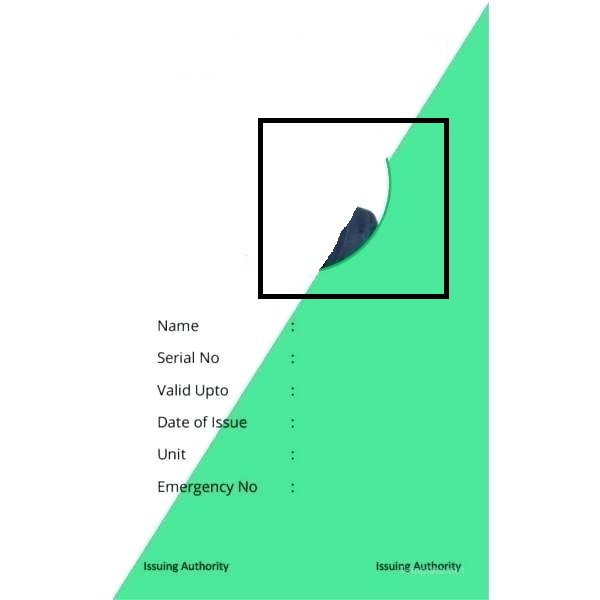
#> input picture Day10/id02.jpg, 600 x 600 px, found by its file name
$ python id.py
#> lines starting #> are read from the running program, lines starting #| are printed output that depends on the picture
# -*- coding: utf-8 -*-
"""
Created on Fri Jun 14 18:02:18 2019

@author: Aditya Tanwar
"""

from PIL import Image

from PIL import ImageFont
from PIL import ImageDraw
def main():
    try:
        #Relative Path
        #Image on which we want to paste
        img = Image.open("C:\\Users\\Aditya Tanwar\\Desktop\\FSSDP2019\\Day10\\id02.jpg")
#> img is the input picture: PIL image 600x600 RGB; mean R, G, B 196.9, 243.6, 220.8

        #Relative Path
        #Image which we want to paste
        img2 = Image.open("C:\\Users\\Aditya Tanwar\\Desktop\\FSSDP2019\\Day10\\photo02.jpg")
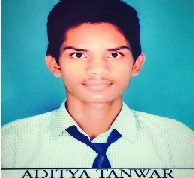
#> input picture Day10/photo02.jpg, 194 x 178 px, found by its file name
#> img2 is the input picture: PIL image 194x178 RGB; mean R, G, B 124.1, 164.6, 166.4
        img.paste(img2, (260, 120))
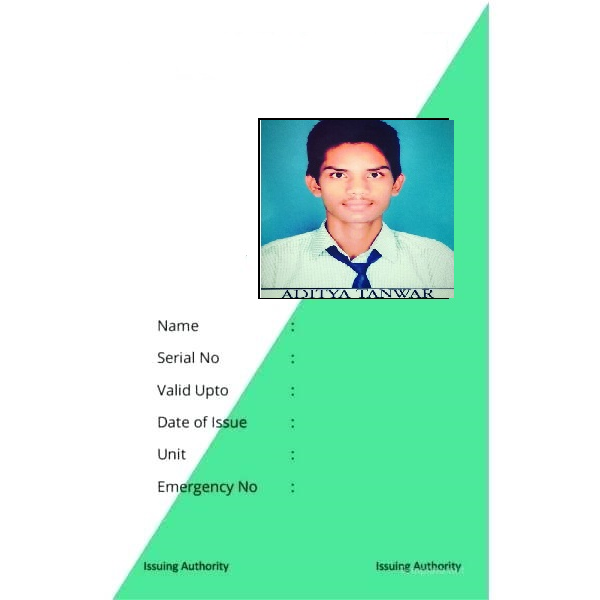
#> img: PIL image 600x600 RGB; mean R, G, B 193.7, 238.5, 218.6


        #Saved in the same relative location
        img.save("pasted.jpg")

    except IOError:
        pass

if __name__ == "__main__":
    main()

#> (the run stopped early here; a loop or call above may not have finished)
